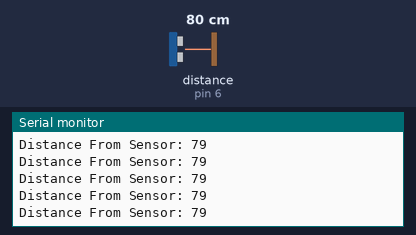
Bench run of a sketch on a simulated Arduino Uno, built with avr-gcc and run on an emulated ATmega328P. On the bench: the last lines printed to the serial monitor. Wiring (inferred from the names in the program): ultrasonic range finder: trigger pin 7; echo pin 6. The test bench sets the inputs (shaded band); at power-on: distance to the obstacle (sensor on pin 6) 80 cm. The echo pulse lasts 58.3 µs per cm.

Above: at 1.2 s.
1.3 s: distance to the obstacle (sensor on pin 6) set to 35 cm
At 1.6 s:
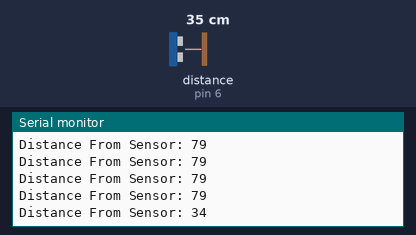
4.3 s: distance to the obstacle (sensor on pin 6) set to 2 cm
At 4.44 s:
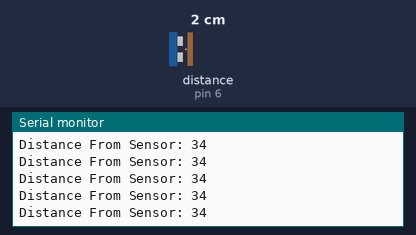
Timing chart, 0 to 7.3 s (numbered marks = the images above; inputs shaded):
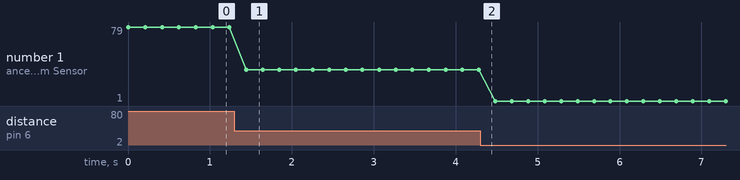

The sketch:

simple_distance.ino
```cpp
int trigPin = 7;    //Trig - green Jumper
int echoPin = 6;    //Echo - yellow Jumper
long duration, cm, inches;
volatile int start = 1;
volatile int counter = 0;
volatile int num = 0;

void setup() {
  //Serial Port begin
  Serial.begin (9600);
  //Define inputs and outputs
  pinMode(trigPin, OUTPUT);
  pinMode(echoPin, INPUT);
}

void loop()
{


  // The sensor is triggered by a HIGH pulse of 10 or more microseconds.
  // Give a short LOW pulse beforehand to ensure a clean HIGH pulse:
  digitalWrite(trigPin, LOW);
  delayMicroseconds(5);
  digitalWrite(trigPin, HIGH);
  delayMicroseconds(10);
  digitalWrite(trigPin, LOW);

  // Read the signal from the sensor: a HIGH pulse whose
  // duration is the time (in microseconds) from the sending
  // of the ping to the reception of its echo off of an object.
  pinMode(echoPin, INPUT);
  duration = pulseIn(echoPin, HIGH);

  // convert the time into a distance
  cm = (duration/2) / 29.1;


   Serial.print("Distance From Sensor: ");
   Serial.print(cm);
   Serial.println();
//
//  if (cm < 60)
//  {
//    //Serial.print(cm);
//    //Serial.print(",");
//    num++;
//    if (start  == 0)
//      start = 1;
//  }
//  else
//  {
//    if (start >= 1)
//      start++;
//    if (start == 3)
//    {
////      Serial.print(num);
////      Serial.println();
////      Serial.print("Run ");
////      Serial.print(counter);
////      Serial.print(":");
//      Serial.print("Swipe");
//      start = 0;
//      num = 0;
//      counter++;
//    }
//  }
//

  delay(200);
}
```

Measured:
- after the input at 1.3 s, the serial monitor: prints a new line after 0.14 s (image 1)
- plotted number 1: 79 → 34 after the input at 1.3 s, 34 → 1 after the input at 4.3 s
